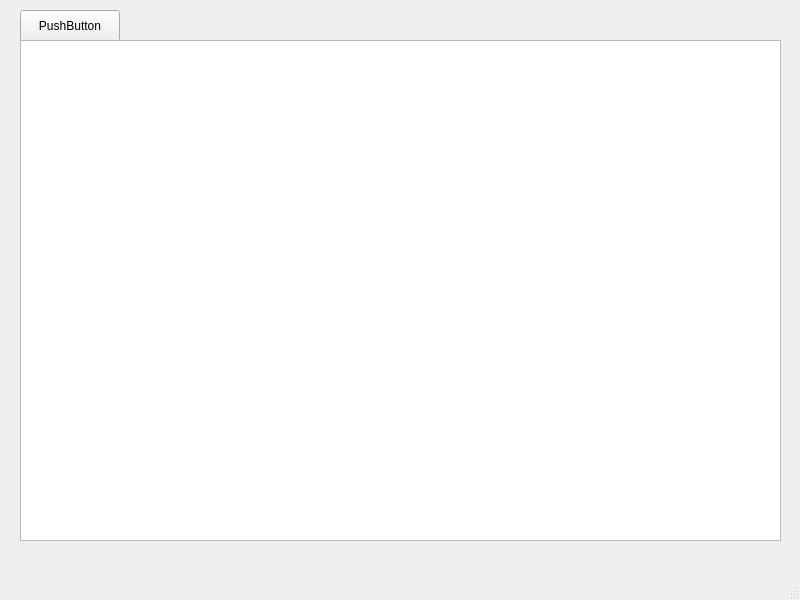
<?xml version="1.0" encoding="UTF-8"?>
<ui version="4.0">
 <class>MainWindow</class>
 <widget class="QMainWindow" name="MainWindow">
  <property name="geometry">
   <rect>
    <x>0</x>
    <y>0</y>
    <width>800</width>
    <height>600</height>
   </rect>
  </property>
  <property name="windowTitle">
   <string>MainWindow</string>
  </property>
  <widget class="QWidget" name="centralwidget">
   <widget class="QPushButton" name="pushButton">
    <property name="geometry">
     <rect>
      <x>20</x>
      <y>10</y>
      <width>100</width>
      <height>32</height>
     </rect>
    </property>
    <property name="text">
     <string>PushButton</string>
    </property>
   </widget>
   <widget class="QTableWidget" name="tableWidget">
    <property name="geometry">
     <rect>
      <x>20</x>
      <y>40</y>
      <width>761</width>
      <height>501</height>
     </rect>
    </property>
   </widget>
  </widget>
  <widget class="QMenuBar" name="menubar">
   <property name="geometry">
    <rect>
     <x>0</x>
     <y>0</y>
     <width>800</width>
     <height>22</height>
    </rect>
   </property>
  </widget>
  <widget class="QStatusBar" name="statusbar"/>
 </widget>
 <resources/>
 <connections/>
</ui>
